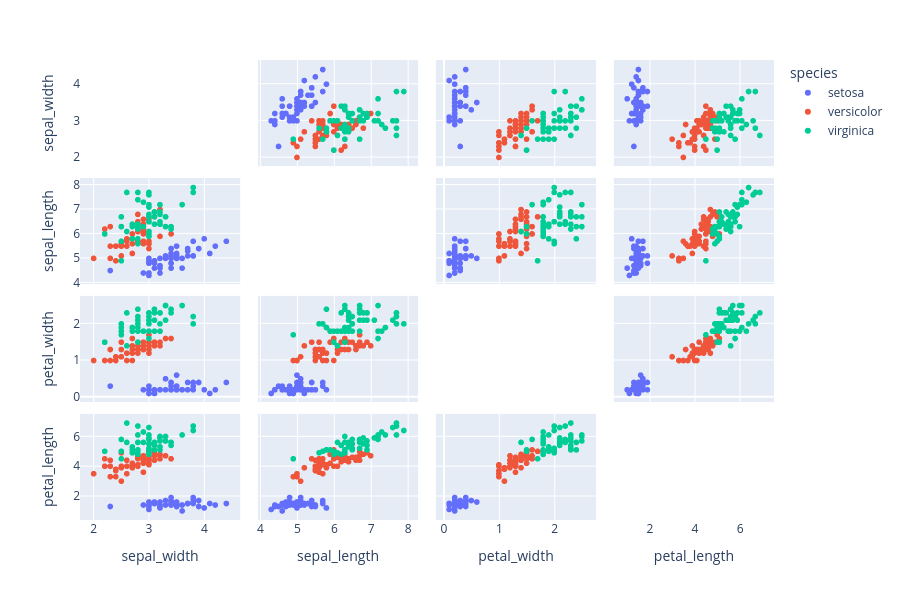

Source (notebook cell):
### Code cell
import plotly.express as px

df = px.data.iris()
features = ["sepal_width", "sepal_length", "petal_width", "petal_length"]

fig = px.scatter_matrix(
    df,
    dimensions=features,
    color="species",
    height=600,
    #width=900
)
fig.update_traces(diagonal_visible=False)
fig.show()

### Figure 1 — Plotly figure (JSON) as saved in the notebook; plotly's stock layout.template omitted (floating-point values rounded to 4 significant figures)
{"data": [{"diagonal": {"visible": false}, "dimensions": [{"axis": {"matches": true}, "label": "sepal_width", "values": [3.5, 3.0, 3.2, 3.1, 3.6, 3.9, 3.4, 3.4, 2.9, 3.1, 3.7, 3.4, 3.0, 3.0, 4.0, 4.4, 3.9, 3.5, 3.8, 3.8, 3.4, 3.7, 3.6, 3.3, 3.4, 3.0, 3.4, 3.5, 3.4, 3.2, 3.1, 3.4, 4.1, 4.2, 3.1, 3.2, 3.5, 3.1, 3.0, 3.4, 3.5, 2.3, 3.2, 3.5, 3.8, 3.0, 3.8, 3.2, 3.7, 3.3]}, {"axis": {"matches": true}, "label": "sepal_length", "values": [5.1, 4.9, 4.7, 4.6, 5.0, 5.4, 4.6, 5.0, 4.4, 4.9, 5.4, 4.8, 4.8, 4.3, 5.8, 5.7, 5.4, 5.1, 5.7, 5.1, 5.4, 5.1, 4.6, 5.1, 4.8, 5.0, 5.0, 5.2, 5.2, 4.7, 4.8, 5.4, 5.2, 5.5, 4.9, 5.0, 5.5, 4.9, 4.4, 5.1, 5.0, 4.5, 4.4, 5.0, 5.1, 4.8, 5.1, 4.6, 5.3, 5.0]}, {"axis": {"matches": true}, "label": "petal_width", "values": [0.2, 0.2, 0.2, 0.2, 0.2, 0.4, 0.3, 0.2, 0.2, 0.1, 0.2, 0.2, 0.1, 0.1, 0.2, 0.4, 0.4, 0.3, 0.3, 0.3, 0.2, 0.4, 0.2, 0.5, 0.2, 0.2, 0.4, 0.2, 0.2, 0.2, 0.2, 0.4, 0.1, 0.2, 0.1, 0.2, 0.2, 0.1, 0.2, 0.2, 0.3, 0.3, 0.2, 0.6, 0.4, 0.3, 0.2, 0.2, 0.2, 0.2]}, {"axis": {"matches": true}, "label": "petal_length", "values": [1.4, 1.4, 1.3, 1.5, 1.4, 1.7, 1.4, 1.5, 1.4, 1.5, 1.5, 1.6, 1.4, 1.1, 1.2, 1.5, 1.3, 1.4, 1.7, 1.5, 1.7, 1.5, 1.0, 1.7, 1.9, 1.6, 1.6, 1.5, 1.4, 1.6, 1.6, 1.5, 1.5, 1.4, 1.5, 1.2, 1.3, 1.5, 1.3, 1.5, 1.3, 1.3, 1.3, 1.6, 1.9, 1.4, 1.6, 1.4, 1.5, 1.4]}], "hovertemplate": "species=setosa<br>%{xaxis.title.text}=%{x}<br>%{yaxis.title.text}=%{y}<extra></extra>", "legendgroup": "setosa", "marker": {"color": "#636efa", "symbol": "circle"}, "name": "setosa", "showlegend": true, "type": "splom"}, {"diagonal": {"visible": false}, "dimensions": [{"axis": {"matches": true}, "label": "sepal_width", "values": [3.2, 3.2, 3.1, 2.3, 2.8, 2.8, 3.3, 2.4, 2.9, 2.7, 2.0, 3.0, 2.2, 2.9, 2.9, 3.1, 3.0, 2.7, 2.2, 2.5, 3.2, 2.8, 2.5, 2.8, 2.9, 3.0, 2.8, 3.0, 2.9, 2.6, 2.4, 2.4, 2.7, 2.7, 3.0, 3.4, 3.1, 2.3, 3.0, 2.5, 2.6, 3.0, 2.6, 2.3, 2.7, 3.0, 2.9, 2.9, 2.5, 2.8]}, {"axis": {"matches": true}, "label": "sepal_length", "values": [7.0, 6.4, 6.9, 5.5, 6.5, 5.7, 6.3, 4.9, 6.6, 5.2, 5.0, 5.9, 6.0, 6.1, 5.6, 6.7, 5.6, 5.8, 6.2, 5.6, 5.9, 6.1, 6.3, 6.1, 6.4, 6.6, 6.8, 6.7, 6.0, 5.7, 5.5, 5.5, 5.8, 6.0, 5.4, 6.0, 6.7, 6.3, 5.6, 5.5, 5.5, 6.1, 5.8, 5.0, 5.6, 5.7, 5.7, 6.2, 5.1, 5.7]}, {"axis": {"matches": true}, "label": "petal_width", "values": [1.4, 1.5, 1.5, 1.3, 1.5, 1.3, 1.6, 1.0, 1.3, 1.4, 1.0, 1.5, 1.0, 1.4, 1.3, 1.4, 1.5, 1.0, 1.5, 1.1, 1.8, 1.3, 1.5, 1.2, 1.3, 1.4, 1.4, 1.7, 1.5, 1.0, 1.1, 1.0, 1.2, 1.6, 1.5, 1.6, 1.5, 1.3, 1.3, 1.3, 1.2, 1.4, 1.2, 1.0, 1.3, 1.2, 1.3, 1.3, 1.1, 1.3]}, {"axis": {"matches": true}, "label": "petal_length", "values": [4.7, 4.5, 4.9, 4.0, 4.6, 4.5, 4.7, 3.3, 4.6, 3.9, 3.5, 4.2, 4.0, 4.7, 3.6, 4.4, 4.5, 4.1, 4.5, 3.9, 4.8, 4.0, 4.9, 4.7, 4.3, 4.4, 4.8, 5.0, 4.5, 3.5, 3.8, 3.7, 3.9, 5.1, 4.5, 4.5, 4.7, 4.4, 4.1, 4.0, 4.4, 4.6, 4.0, 3.3, 4.2, 4.2, 4.2, 4.3, 3.0, 4.1]}], "hovertemplate": "species=versicolor<br>%{xaxis.title.text}=%{x}<br>%{yaxis.title.text}=%{y}<extra></extra>", "legendgroup": "versicolor", "marker": {"color": "#EF553B", "symbol": "circle"}, "name": "versicolor", "showlegend": true, "type": "splom"}, {"diagonal": {"visible": false}, "dimensions": [{"axis": {"matches": true}, "label": "sepal_width", "values": [3.3, 2.7, 3.0, 2.9, 3.0, 3.0, 2.5, 2.9, 2.5, 3.6, 3.2, 2.7, 3.0, 2.5, 2.8, 3.2, 3.0, 3.8, 2.6, 2.2, 3.2, 2.8, 2.8, 2.7, 3.3, 3.2, 2.8, 3.0, 2.8, 3.0, 2.8, 3.8, 2.8, 2.8, 2.6, 3.0, 3.4, 3.1, 3.0, 3.1, 3.1, 3.1, 2.7, 3.2, 3.3, 3.0, 2.5, 3.0, 3.4, 3.0]}, {"axis": {"matches": true}, "label": "sepal_length", "values": [6.3, 5.8, 7.1, 6.3, 6.5, 7.6, 4.9, 7.3, 6.7, 7.2, 6.5, 6.4, 6.8, 5.7, 5.8, 6.4, 6.5, 7.7, 7.7, 6.0, 6.9, 5.6, 7.7, 6.3, 6.7, 7.2, 6.2, 6.1, 6.4, 7.2, 7.4, 7.9, 6.4, 6.3, 6.1, 7.7, 6.3, 6.4, 6.0, 6.9, 6.7, 6.9, 5.8, 6.8, 6.7, 6.7, 6.3, 6.5, 6.2, 5.9]}, {"axis": {"matches": true}, "label": "petal_width", "values": [2.5, 1.9, 2.1, 1.8, 2.2, 2.1, 1.7, 1.8, 1.8, 2.5, 2.0, 1.9, 2.1, 2.0, 2.4, 2.3, 1.8, 2.2, 2.3, 1.5, 2.3, 2.0, 2.0, 1.8, 2.1, 1.8, 1.8, 1.8, 2.1, 1.6, 1.9, 2.0, 2.2, 1.5, 1.4, 2.3, 2.4, 1.8, 1.8, 2.1, 2.4, 2.3, 1.9, 2.3, 2.5, 2.3, 1.9, 2.0, 2.3, 1.8]}, {"axis": {"matches": true}, "label": "petal_length", "values": [6.0, 5.1, 5.9, 5.6, 5.8, 6.6, 4.5, 6.3, 5.8, 6.1, 5.1, 5.3, 5.5, 5.0, 5.1, 5.3, 5.5, 6.7, 6.9, 5.0, 5.7, 4.9, 6.7, 4.9, 5.7, 6.0, 4.8, 4.9, 5.6, 5.8, 6.1, 6.4, 5.6, 5.1, 5.6, 6.1, 5.6, 5.5, 4.8, 5.4, 5.6, 5.1, 5.1, 5.9, 5.7, 5.2, 5.0, 5.2, 5.4, 5.1]}], "hovertemplate": "species=virginica<br>%{xaxis.title.text}=%{x}<br>%{yaxis.title.text}=%{y}<extra></extra>", "legendgroup": "virginica", "marker": {"color": "#00cc96", "symbol": "circle"}, "name": "virginica", "showlegend": true, "type": "splom"}], "layout": {"dragmode": "select", "height": 600, "legend": {"title": {"text": "species"}, "tracegroupgap": 0}, "margin": {"t": 60}}}
